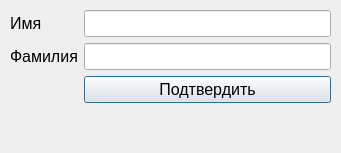
<?xml version="1.0" encoding="UTF-8"?>
<ui version="4.0">
 <class>Dialog</class>
 <widget class="QDialog" name="Dialog">
  <property name="geometry">
   <rect>
    <x>0</x>
    <y>0</y>
    <width>341</width>
    <height>153</height>
   </rect>
  </property>
  <property name="windowTitle">
   <string>Добавленние режиссера</string>
  </property>
  <widget class="QWidget" name="formLayoutWidget">
   <property name="geometry">
    <rect>
     <x>10</x>
     <y>10</y>
     <width>321</width>
     <height>101</height>
    </rect>
   </property>
   <layout class="QFormLayout" name="formLayout">
    <item row="0" column="0">
     <widget class="QLabel" name="label">
      <property name="font">
       <font>
        <pointsize>12</pointsize>
       </font>
      </property>
      <property name="text">
       <string>Имя</string>
      </property>
     </widget>
    </item>
    <item row="1" column="0">
     <widget class="QLabel" name="label_2">
      <property name="font">
       <font>
        <pointsize>12</pointsize>
       </font>
      </property>
      <property name="text">
       <string>Фамилия</string>
      </property>
     </widget>
    </item>
    <item row="0" column="1">
     <widget class="QLineEdit" name="NameLine">
      <property name="font">
       <font>
        <pointsize>12</pointsize>
       </font>
      </property>
     </widget>
    </item>
    <item row="1" column="1">
     <widget class="QLineEdit" name="SurnameLine">
      <property name="font">
       <font>
        <pointsize>12</pointsize>
       </font>
      </property>
     </widget>
    </item>
    <item row="2" column="1">
     <widget class="QPushButton" name="ConfirmDirectorBtn">
      <property name="font">
       <font>
        <pointsize>12</pointsize>
       </font>
      </property>
      <property name="text">
       <string>Подтвердить</string>
      </property>
     </widget>
    </item>
   </layout>
  </widget>
  <widget class="QLabel" name="StatusBar">
   <property name="geometry">
    <rect>
     <x>0</x>
     <y>120</y>
     <width>341</width>
     <height>30</height>
    </rect>
   </property>
   <property name="font">
    <font>
     <pointsize>12</pointsize>
    </font>
   </property>
   <property name="text">
    <string/>
   </property>
  </widget>
 </widget>
 <resources/>
 <connections/>
</ui>
